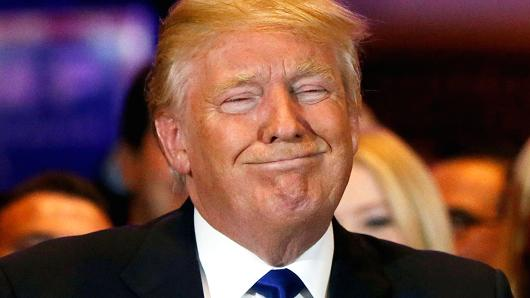
#> input picture tr.jpg, 530 x 298 px
$ python test.py   (older library calls are emulated)
#> lines starting #> are read from the running program, lines starting #| are printed output that depends on the picture
import cv2

img = cv2.imread('tr.jpg',cv2.IMREAD_COLOR)
#> img is the input picture: shape (298, 530, 3); mean B, G, R 66.6, 72.2, 111.3


#lap = cv2.Laplacian(img,cv2.CV_64F)

#sobx = cv2.Sobel(img,cv2.CV_64F,1,0,ksize=5)
#soby = cv2.Sobel(img,cv2.CV_64F,0,1,ksize=5)
edges = cv2.Canny(img,150,200)
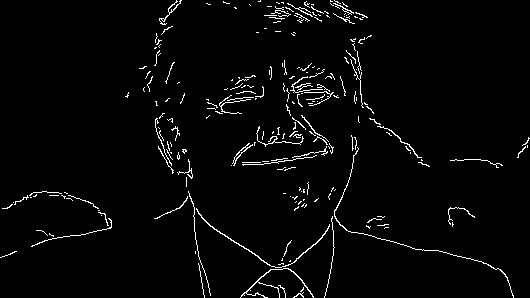
#> edges: shape (298, 530); 2.8% white in thin lines or dots

#cv2.imshow('video',lap)
#cv2.imshow('sobx',sobx)
#cv2.imshow('soby',soby)
cv2.imshow('edges',edges)

cv2.waitKey(0)
cv2.destroyAllWindows()
